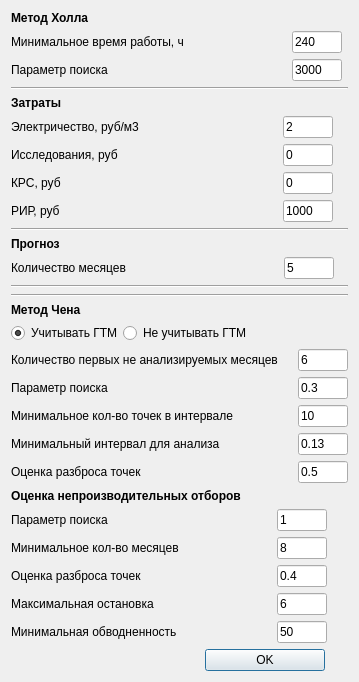
<?xml version="1.0" encoding="UTF-8"?>
<ui version="4.0">
 <class>Dialog</class>
 <widget class="QDialog" name="Dialog">
  <property name="windowModality">
   <enum>Qt::ApplicationModal</enum>
  </property>
  <property name="geometry">
   <rect>
    <x>0</x>
    <y>0</y>
    <width>349</width>
    <height>661</height>
   </rect>
  </property>
  <property name="windowTitle">
   <string>Параметры</string>
  </property>
  <property name="modal">
   <bool>true</bool>
  </property>
  <layout class="QGridLayout" name="gridLayout">
   <item row="0" column="0">
    <layout class="QVBoxLayout" name="verticalLayout">
     <item>
      <widget class="QLabel" name="label_3">
       <property name="font">
        <font>
         <weight>75</weight>
         <bold>true</bold>
        </font>
       </property>
       <property name="text">
        <string>Метод Холла </string>
       </property>
      </widget>
     </item>
     <item>
      <layout class="QFormLayout" name="formLayout_5">
       <property name="horizontalSpacing">
        <number>108</number>
       </property>
       <item row="0" column="0">
        <widget class="QLabel" name="label_16">
         <property name="minimumSize">
          <size>
           <width>40</width>
           <height>0</height>
          </size>
         </property>
         <property name="text">
          <string>Минимальное время работы, ч</string>
         </property>
        </widget>
       </item>
       <item row="0" column="1">
        <widget class="QLineEdit" name="Edit_minHall">
         <property name="maximumSize">
          <size>
           <width>50</width>
           <height>16777215</height>
          </size>
         </property>
         <property name="inputMask">
          <string>999</string>
         </property>
         <property name="text">
          <string>240</string>
         </property>
        </widget>
       </item>
       <item row="1" column="0">
        <widget class="QLabel" name="label_17">
         <property name="text">
          <string>Параметр поиска</string>
         </property>
        </widget>
       </item>
       <item row="1" column="1">
        <widget class="QLineEdit" name="Edit_rdp">
         <property name="maximumSize">
          <size>
           <width>50</width>
           <height>16777215</height>
          </size>
         </property>
         <property name="inputMask">
          <string>9999</string>
         </property>
         <property name="text">
          <string>3000</string>
         </property>
        </widget>
       </item>
      </layout>
     </item>
     <item>
      <widget class="Line" name="line">
       <property name="orientation">
        <enum>Qt::Horizontal</enum>
       </property>
      </widget>
     </item>
     <item>
      <widget class="QLabel" name="label_4">
       <property name="font">
        <font>
         <weight>75</weight>
         <bold>true</bold>
        </font>
       </property>
       <property name="text">
        <string>Затраты</string>
       </property>
      </widget>
     </item>
     <item>
      <layout class="QFormLayout" name="formLayout_3">
       <property name="horizontalSpacing">
        <number>144</number>
       </property>
       <item row="0" column="0">
        <widget class="QLabel" name="s">
         <property name="text">
          <string>Электричество, руб/м3</string>
         </property>
        </widget>
       </item>
       <item row="0" column="1">
        <widget class="QLineEdit" name="Edit_elektr">
         <property name="maximumSize">
          <size>
           <width>50</width>
           <height>16777215</height>
          </size>
         </property>
         <property name="styleSheet">
          <string notr="true">background-color: rgb(0, 255 255);
</string>
         </property>
         <property name="inputMask">
          <string>XXXXXXXXXX</string>
         </property>
         <property name="text">
          <string>2</string>
         </property>
        </widget>
       </item>
       <item row="1" column="0">
        <widget class="QLabel" name="label_29">
         <property name="text">
          <string>Исследования, руб</string>
         </property>
        </widget>
       </item>
       <item row="1" column="1">
        <widget class="QLineEdit" name="Edit_res">
         <property name="maximumSize">
          <size>
           <width>50</width>
           <height>16777215</height>
          </size>
         </property>
         <property name="styleSheet">
          <string notr="true">background-color: rgb(0, 255 255);
</string>
         </property>
         <property name="text">
          <string>0</string>
         </property>
        </widget>
       </item>
       <item row="2" column="0">
        <widget class="QLabel" name="label_28">
         <property name="text">
          <string>КРС, руб</string>
         </property>
        </widget>
       </item>
       <item row="2" column="1">
        <widget class="QLineEdit" name="Edit_KRS">
         <property name="maximumSize">
          <size>
           <width>50</width>
           <height>16777215</height>
          </size>
         </property>
         <property name="styleSheet">
          <string notr="true">background-color: rgb(0, 255 255);
</string>
         </property>
         <property name="text">
          <string>0</string>
         </property>
        </widget>
       </item>
       <item row="3" column="0">
        <widget class="QLabel" name="label_30">
         <property name="text">
          <string>РИР, руб</string>
         </property>
        </widget>
       </item>
       <item row="3" column="1">
        <widget class="QLineEdit" name="Edit_RIR">
         <property name="maximumSize">
          <size>
           <width>50</width>
           <height>16777215</height>
          </size>
         </property>
         <property name="styleSheet">
          <string notr="true">background-color: rgb(0, 255 255);
</string>
         </property>
         <property name="text">
          <string>1000</string>
         </property>
        </widget>
       </item>
      </layout>
     </item>
     <item>
      <widget class="Line" name="line_2">
       <property name="orientation">
        <enum>Qt::Horizontal</enum>
       </property>
      </widget>
     </item>
     <item>
      <widget class="QLabel" name="label_5">
       <property name="font">
        <font>
         <weight>75</weight>
         <bold>true</bold>
        </font>
       </property>
       <property name="text">
        <string>Прогноз</string>
       </property>
      </widget>
     </item>
     <item>
      <layout class="QFormLayout" name="formLayout_4">
       <property name="horizontalSpacing">
        <number>158</number>
       </property>
       <item row="0" column="0">
        <widget class="QLabel" name="label_32">
         <property name="text">
          <string>Количество месяцев</string>
         </property>
        </widget>
       </item>
       <item row="0" column="1">
        <widget class="QLineEdit" name="Edit_forecast">
         <property name="maximumSize">
          <size>
           <width>50</width>
           <height>16777215</height>
          </size>
         </property>
         <property name="styleSheet">
          <string notr="true">background-color: rgb(0, 255 255);
</string>
         </property>
         <property name="inputMask">
          <string>99</string>
         </property>
         <property name="text">
          <string>5</string>
         </property>
        </widget>
       </item>
      </layout>
     </item>
     <item>
      <widget class="Line" name="line_3">
       <property name="orientation">
        <enum>Qt::Horizontal</enum>
       </property>
      </widget>
     </item>
     <item>
      <widget class="Line" name="line_4">
       <property name="orientation">
        <enum>Qt::Horizontal</enum>
       </property>
      </widget>
     </item>
     <item>
      <layout class="QFormLayout" name="formLayout">
       <property name="horizontalSpacing">
        <number>20</number>
       </property>
       <item row="0" column="0">
        <widget class="QLabel" name="label">
         <property name="font">
          <font>
           <weight>75</weight>
           <bold>true</bold>
          </font>
         </property>
         <property name="text">
          <string>Метод Чена</string>
         </property>
        </widget>
       </item>
       <item row="1" column="0">
        <layout class="QHBoxLayout" name="horizontalLayout_4">
         <item>
          <widget class="QRadioButton" name="radio1_gtm">
           <property name="text">
            <string>Учитывать ГТМ</string>
           </property>
           <property name="checked">
            <bool>true</bool>
           </property>
          </widget>
         </item>
         <item>
          <widget class="QRadioButton" name="radio2_gtm">
           <property name="text">
            <string>Не учитывать ГТМ</string>
           </property>
          </widget>
         </item>
        </layout>
       </item>
       <item row="3" column="0">
        <widget class="QLabel" name="label_2">
         <property name="toolTip">
          <string>Параметр для разбиения интервала на подинтервалы в алгоритме rdp</string>
         </property>
         <property name="text">
          <string>Параметр поиска</string>
         </property>
        </widget>
       </item>
       <item row="3" column="1">
        <widget class="QLineEdit" name="lineEdit_rdp">
         <property name="minimumSize">
          <size>
           <width>50</width>
           <height>0</height>
          </size>
         </property>
         <property name="maximumSize">
          <size>
           <width>50</width>
           <height>16777215</height>
          </size>
         </property>
         <property name="baseSize">
          <size>
           <width>50</width>
           <height>0</height>
          </size>
         </property>
         <property name="styleSheet">
          <string notr="true">background-color: rgb(0, 255 255);
</string>
         </property>
         <property name="text">
          <string>0.3</string>
         </property>
        </widget>
       </item>
       <item row="4" column="0">
        <widget class="QLabel" name="label_6">
         <property name="text">
          <string>Минимальное кол-во точек в интервале</string>
         </property>
        </widget>
       </item>
       <item row="4" column="1">
        <widget class="QLineEdit" name="lineEdit_min_count">
         <property name="maximumSize">
          <size>
           <width>50</width>
           <height>16777215</height>
          </size>
         </property>
         <property name="inputMask">
          <string>99</string>
         </property>
         <property name="text">
          <string>10</string>
         </property>
        </widget>
       </item>
       <item row="6" column="0">
        <widget class="QLabel" name="label_7">
         <property name="text">
          <string>Оценка разброса точек</string>
         </property>
        </widget>
       </item>
       <item row="6" column="1">
        <widget class="QLineEdit" name="lineEdit_points">
         <property name="maximumSize">
          <size>
           <width>50</width>
           <height>16777215</height>
          </size>
         </property>
         <property name="text">
          <string>0.5</string>
         </property>
        </widget>
       </item>
       <item row="5" column="0">
        <widget class="QLabel" name="label_8">
         <property name="text">
          <string>Минимальный интервал для анализа</string>
         </property>
        </widget>
       </item>
       <item row="5" column="1">
        <widget class="QLineEdit" name="lineEdit_min_interval">
         <property name="minimumSize">
          <size>
           <width>50</width>
           <height>0</height>
          </size>
         </property>
         <property name="maximumSize">
          <size>
           <width>50</width>
           <height>16777215</height>
          </size>
         </property>
         <property name="baseSize">
          <size>
           <width>50</width>
           <height>0</height>
          </size>
         </property>
         <property name="text">
          <string>0.13</string>
         </property>
        </widget>
       </item>
       <item row="2" column="0">
        <widget class="QLabel" name="label_9">
         <property name="text">
          <string>Количество первых не анализируемых месяцев</string>
         </property>
        </widget>
       </item>
       <item row="2" column="1">
        <widget class="QLineEdit" name="lineEdit_months">
         <property name="minimumSize">
          <size>
           <width>50</width>
           <height>0</height>
          </size>
         </property>
         <property name="maximumSize">
          <size>
           <width>50</width>
           <height>16777215</height>
          </size>
         </property>
         <property name="inputMask">
          <string>9</string>
         </property>
         <property name="text">
          <string>6</string>
         </property>
        </widget>
       </item>
      </layout>
     </item>
     <item>
      <layout class="QFormLayout" name="formLayout_2">
       <item row="0" column="0">
        <widget class="QLabel" name="label_10">
         <property name="font">
          <font>
           <weight>75</weight>
           <bold>true</bold>
          </font>
         </property>
         <property name="text">
          <string>Оценка непроизводительных отборов         </string>
         </property>
        </widget>
       </item>
       <item row="1" column="0">
        <widget class="QLabel" name="label_11">
         <property name="toolTip">
          <string>Параметр для разбиения интервала на подинтервалы в алгоритме rdp</string>
         </property>
         <property name="text">
          <string>Параметр поиска</string>
         </property>
        </widget>
       </item>
       <item row="1" column="1">
        <widget class="QLineEdit" name="lineEdit_rdpNO">
         <property name="minimumSize">
          <size>
           <width>50</width>
           <height>0</height>
          </size>
         </property>
         <property name="maximumSize">
          <size>
           <width>50</width>
           <height>16777215</height>
          </size>
         </property>
         <property name="text">
          <string>1</string>
         </property>
        </widget>
       </item>
       <item row="2" column="0">
        <widget class="QLabel" name="label_12">
         <property name="text">
          <string>Минимальное кол-во месяцев</string>
         </property>
        </widget>
       </item>
       <item row="2" column="1">
        <widget class="QLineEdit" name="lineEdit_minMonth">
         <property name="minimumSize">
          <size>
           <width>50</width>
           <height>0</height>
          </size>
         </property>
         <property name="maximumSize">
          <size>
           <width>50</width>
           <height>16777215</height>
          </size>
         </property>
         <property name="inputMask">
          <string>9</string>
         </property>
         <property name="text">
          <string>8</string>
         </property>
        </widget>
       </item>
       <item row="3" column="0">
        <widget class="QLabel" name="label_13">
         <property name="text">
          <string>Оценка разброса точек</string>
         </property>
        </widget>
       </item>
       <item row="3" column="1">
        <widget class="QLineEdit" name="lineEdit_pointsNO">
         <property name="minimumSize">
          <size>
           <width>50</width>
           <height>0</height>
          </size>
         </property>
         <property name="maximumSize">
          <size>
           <width>50</width>
           <height>16777215</height>
          </size>
         </property>
         <property name="text">
          <string>0.4</string>
         </property>
         <property name="cursorPosition">
          <number>1</number>
         </property>
        </widget>
       </item>
       <item row="4" column="0">
        <widget class="QLabel" name="label_14">
         <property name="text">
          <string>Максимальная остановка</string>
         </property>
        </widget>
       </item>
       <item row="4" column="1">
        <widget class="QLineEdit" name="lineEdit_maxStop">
         <property name="minimumSize">
          <size>
           <width>50</width>
           <height>0</height>
          </size>
         </property>
         <property name="maximumSize">
          <size>
           <width>50</width>
           <height>16777215</height>
          </size>
         </property>
         <property name="inputMask">
          <string>99</string>
         </property>
         <property name="text">
          <string>6</string>
         </property>
        </widget>
       </item>
       <item row="5" column="0">
        <widget class="QLabel" name="label_15">
         <property name="text">
          <string>Минимальная обводненность</string>
         </property>
        </widget>
       </item>
       <item row="5" column="1">
        <widget class="QLineEdit" name="lineEdit_minW">
         <property name="minimumSize">
          <size>
           <width>50</width>
           <height>0</height>
          </size>
         </property>
         <property name="maximumSize">
          <size>
           <width>50</width>
           <height>16777215</height>
          </size>
         </property>
         <property name="inputMask">
          <string>99</string>
         </property>
         <property name="text">
          <string>50</string>
         </property>
        </widget>
       </item>
      </layout>
     </item>
    </layout>
   </item>
   <item row="1" column="0">
    <layout class="QFormLayout" name="formLayout_6">
     <property name="horizontalSpacing">
      <number>154</number>
     </property>
     <item row="0" column="0">
      <spacer name="horizontalSpacer">
       <property name="orientation">
        <enum>Qt::Horizontal</enum>
       </property>
       <property name="sizeHint" stdset="0">
        <size>
         <width>40</width>
         <height>20</height>
        </size>
       </property>
      </spacer>
     </item>
     <item row="0" column="1">
      <widget class="QPushButton" name="But_param_ok">
       <property name="minimumSize">
        <size>
         <width>100</width>
         <height>0</height>
        </size>
       </property>
       <property name="maximumSize">
        <size>
         <width>120</width>
         <height>16777215</height>
        </size>
       </property>
       <property name="text">
        <string>OK</string>
       </property>
      </widget>
     </item>
    </layout>
   </item>
  </layout>
 </widget>
 <resources/>
 <connections/>
</ui>
